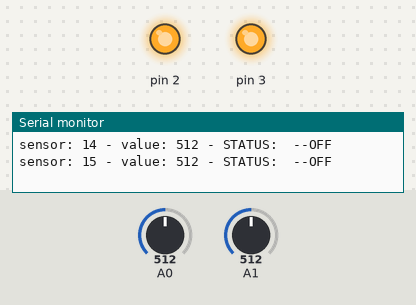
Simulated run of this sketch. Board: Arduino Uno, built with avr-gcc and run on an emulated ATmega328P. Parts: output pins drawn as LEDs (lit = HIGH), the last lines printed to the serial monitor. The test bench sets the inputs (shaded band); at power-on: A0 = 512, A1 = 512.

Above: at 2.2 s.
2.3 s: A0 set to 690
5.5 s: A0 set to 708
At 6.5 s:
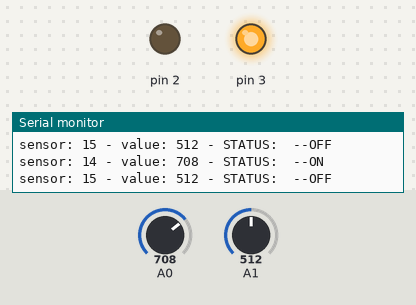
7.6 s: A1 set to 682
9.3 s: A1 set to 708
At 11.3 s:
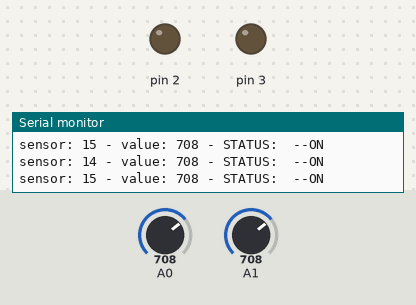
11.6 s: A0 set to 667
13.4 s: A0 set to 639
At 15.1 s:
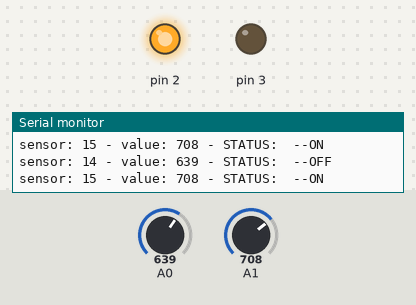
Timing chart, 0 to 16.6 s (numbered marks = the images above; inputs shaded):
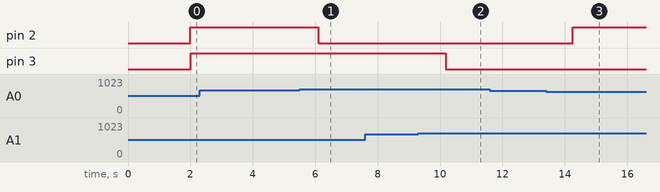

The sketch:

gardeining.ino
```cpp
const int startValue=700;
const int endValue=650;
void setup() {

  Serial.begin(9600);
  delay(1000);
}

void loop() {
  digitalWrite(13,LOW);
delay(500);
  digitalWrite(13,HIGH);
  delay(500);


doTask(A0,2);

doTask(A1,3);
}


void doTask(int sensor,int relay)
{
pinMode(sensor, INPUT);
pinMode(relay, OUTPUT);
int sensorValTemp = analogRead(sensor);
  Serial.println("");
  Serial.print("sensor: ");
  Serial.print(sensor);
  Serial.print(" - value: ");
  Serial.print(sensorValTemp);

  Serial.print(" - STATUS: ");

  if(sensorValTemp > startValue )
  {
    digitalWrite (relay, LOW);
    Serial.print(" --ON");
  }
  else if(sensorValTemp <endValue)
  {
    digitalWrite (relay, HIGH);
    Serial.print(" --OFF");
  }
  else
  {
    Serial.print(" --RUNNING");
    }
}
```

Measured:
- the behaviour switches between 700 and 701 on A0 (found by bisection; images 0 and 1)
- the behaviour switches between 700 and 701 on A1 (found by bisection; images 1 and 2)
- the behaviour switches between 650 and 649 on A0 (found by bisection; images 2 and 3)
- after the input at 5.5 s, pin 2: HIGH → LOW after 0.59 s
- after the input at 9.3 s, pin 3: HIGH → LOW after 0.89 s
- after the input at 13.4 s, pin 2: LOW → HIGH after 0.86 s
